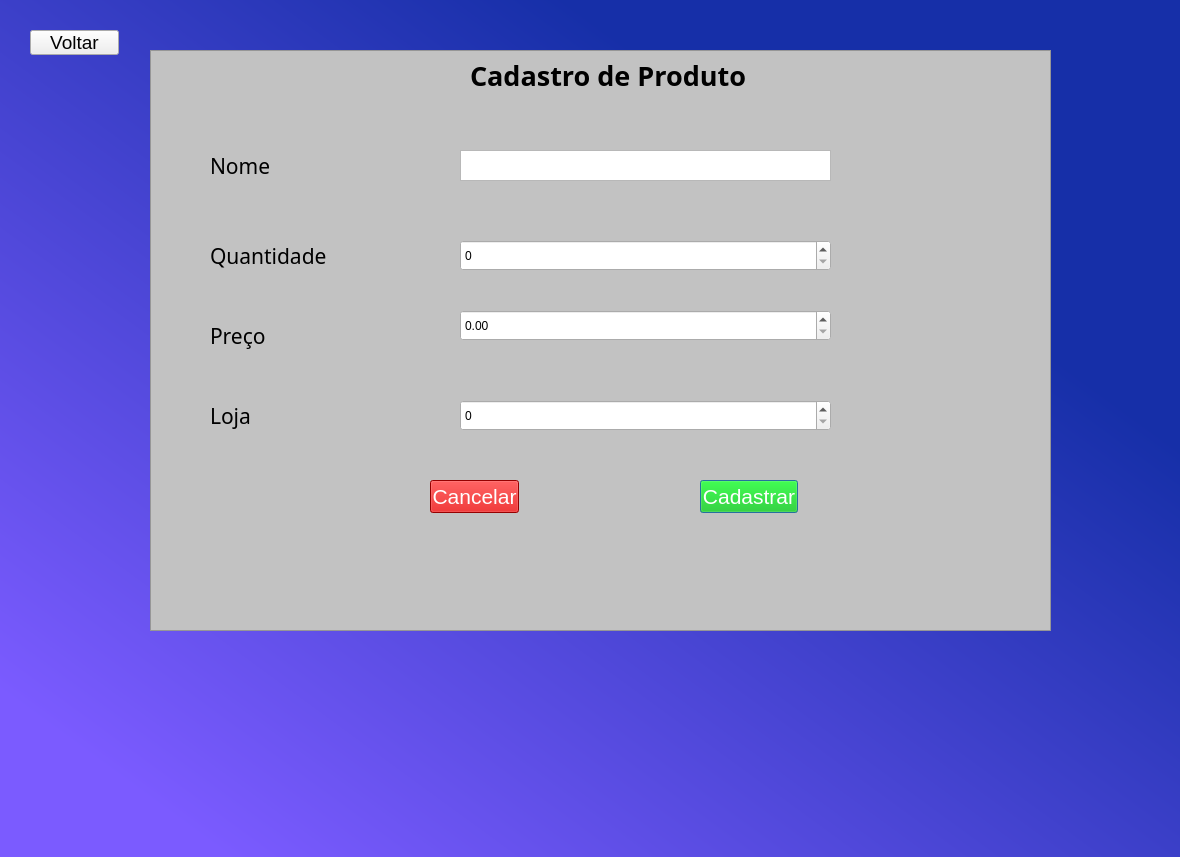
<?xml version="1.0" encoding="UTF-8"?>
<ui version="4.0">
 <class>tela_cad_prod</class>
 <widget class="QDialog" name="tela_cad_prod">
  <property name="geometry">
   <rect>
    <x>0</x>
    <y>0</y>
    <width>1180</width>
    <height>857</height>
   </rect>
  </property>
  <property name="windowTitle">
   <string>Dialog</string>
  </property>
  <property name="autoFillBackground">
   <bool>false</bool>
  </property>
  <property name="styleSheet">
   <string notr="true">#tela_cad_prod{
background-color: qlineargradient(spread:pad, x1:0.095, y1:0.903, x2:0.994, y2:0.0113636, stop:0 rgba(123, 91, 255, 255), stop:0.716418 rgba(22, 47, 168, 255));
}</string>
  </property>
  <widget class="QFrame" name="frame_3">
   <property name="geometry">
    <rect>
     <x>150</x>
     <y>50</y>
     <width>901</width>
     <height>581</height>
    </rect>
   </property>
   <property name="styleSheet">
    <string notr="true">#frame_3{
background-color:rgb(194, 194, 194);
}</string>
   </property>
   <property name="frameShape">
    <enum>QFrame::StyledPanel</enum>
   </property>
   <property name="frameShadow">
    <enum>QFrame::Raised</enum>
   </property>
   <widget class="QLabel" name="label_4">
    <property name="geometry">
     <rect>
      <x>60</x>
      <y>190</y>
      <width>151</width>
      <height>31</height>
     </rect>
    </property>
    <property name="font">
     <font>
      <family>Microsoft PhagsPa</family>
      <pointsize>16</pointsize>
     </font>
    </property>
    <property name="text">
     <string>Quantidade</string>
    </property>
   </widget>
   <widget class="QLabel" name="label_5">
    <property name="geometry">
     <rect>
      <x>60</x>
      <y>270</y>
      <width>151</width>
      <height>31</height>
     </rect>
    </property>
    <property name="font">
     <font>
      <family>Microsoft PhagsPa</family>
      <pointsize>16</pointsize>
     </font>
    </property>
    <property name="text">
     <string>Preço</string>
    </property>
   </widget>
   <widget class="QSpinBox" name="sb_quant_prod">
    <property name="geometry">
     <rect>
      <x>310</x>
      <y>190</y>
      <width>371</width>
      <height>31</height>
     </rect>
    </property>
    <property name="maximum">
     <number>100000</number>
    </property>
   </widget>
   <widget class="QDoubleSpinBox" name="dsp_preco_prod">
    <property name="geometry">
     <rect>
      <x>310</x>
      <y>260</y>
      <width>371</width>
      <height>31</height>
     </rect>
    </property>
    <property name="maximum">
     <double>99999.990000000005239</double>
    </property>
   </widget>
   <widget class="QPushButton" name="btn_cad_prod">
    <property name="geometry">
     <rect>
      <x>550</x>
      <y>430</y>
      <width>98</width>
      <height>33</height>
     </rect>
    </property>
    <property name="font">
     <font>
      <pointsize>16</pointsize>
     </font>
    </property>
    <property name="styleSheet">
     <string notr="true">#btn_cad_prod{
background-color:rgb(0, 197, 0);
color:#ffffff
}</string>
    </property>
    <property name="text">
     <string>Cadastrar</string>
    </property>
   </widget>
   <widget class="QPushButton" name="btn_cancel_prod">
    <property name="geometry">
     <rect>
      <x>280</x>
      <y>430</y>
      <width>89</width>
      <height>33</height>
     </rect>
    </property>
    <property name="font">
     <font>
      <pointsize>16</pointsize>
     </font>
    </property>
    <property name="styleSheet">
     <string notr="true">#btn_cancel_prod{
background-color:rgb(208, 0, 0);
color:#ffffff
}</string>
    </property>
    <property name="text">
     <string>Cancelar</string>
    </property>
   </widget>
   <widget class="QLabel" name="label_6">
    <property name="geometry">
     <rect>
      <x>60</x>
      <y>350</y>
      <width>151</width>
      <height>31</height>
     </rect>
    </property>
    <property name="font">
     <font>
      <family>Microsoft PhagsPa</family>
      <pointsize>16</pointsize>
     </font>
    </property>
    <property name="text">
     <string>Loja</string>
    </property>
   </widget>
   <widget class="QSpinBox" name="sb_id_loja_prod">
    <property name="geometry">
     <rect>
      <x>310</x>
      <y>350</y>
      <width>371</width>
      <height>31</height>
     </rect>
    </property>
    <property name="maximum">
     <number>1000</number>
    </property>
   </widget>
   <widget class="QTextEdit" name="txt_nome_prod_prod">
    <property name="geometry">
     <rect>
      <x>310</x>
      <y>100</y>
      <width>371</width>
      <height>31</height>
     </rect>
    </property>
   </widget>
  </widget>
  <widget class="QLabel" name="label_3">
   <property name="geometry">
    <rect>
     <x>210</x>
     <y>150</y>
     <width>151</width>
     <height>31</height>
    </rect>
   </property>
   <property name="font">
    <font>
     <family>Microsoft PhagsPa</family>
     <pointsize>16</pointsize>
    </font>
   </property>
   <property name="text">
    <string>Nome</string>
   </property>
  </widget>
  <widget class="QLabel" name="label_10">
   <property name="geometry">
    <rect>
     <x>470</x>
     <y>50</y>
     <width>351</width>
     <height>51</height>
    </rect>
   </property>
   <property name="font">
    <font>
     <family>Microsoft PhagsPa</family>
     <pointsize>20</pointsize>
     <weight>75</weight>
     <bold>true</bold>
    </font>
   </property>
   <property name="text">
    <string>Cadastro de Produto</string>
   </property>
  </widget>
  <widget class="QPushButton" name="btn_voltar_prod">
   <property name="geometry">
    <rect>
     <x>30</x>
     <y>30</y>
     <width>89</width>
     <height>25</height>
    </rect>
   </property>
   <property name="font">
    <font>
     <pointsize>14</pointsize>
    </font>
   </property>
   <property name="text">
    <string>Voltar</string>
   </property>
  </widget>
 </widget>
 <resources/>
 <connections/>
</ui>
